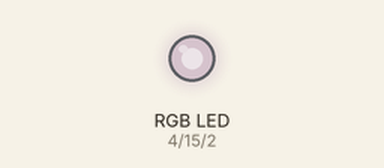
A sketch run on a simulated ESP32. Shown: an RGB LED mixed from three pins (HIGH = lit). Dim RGB values are drawn brighter than linear; what the sketch prints to the serial monitor is not drawn.

Above: at 0.05 s.
Timing chart, 0 to 12.0 s (numbered marks = the images above):
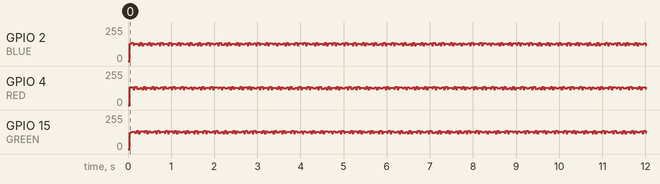

The sketch:

vtaskpriprity.ino
```cpp
#define GREEN  15
#define RED    4
#define BLUE   2


TaskHandle_t green_Handle,red_Handle,blue_Handle;

void setup() {
  Serial.begin(112500);
  xTaskCreate(greenLedController,"GREEN LED TASK",1000,NULL,1,&green_Handle);
  xTaskCreate(redLedController,"RED LED TASK",1000,NULL,1,&red_Handle);
  xTaskCreate(blueLedController,"BLUE LED TASK",1000,NULL,1,&blue_Handle);


}

void greenLedController(void *pvParameters)
{
  pinMode(GREEN,OUTPUT);
   while(1)
   {
    digitalWrite(GREEN,digitalRead(GREEN)^1);
    Serial.print("GREEN LED TASK\n");
     vTaskPrioritySet(blue_Handle,3);
    //delay(50);
   }

}

void redLedController(void *pvParameters)
{
  pinMode(RED,OUTPUT);
   while(1)
   {
    digitalWrite(RED,digitalRead(RED)^1);
     Serial.print("RED LED TASK\n");
    //delay(50);
   }

}

void blueLedController(void *pvParameters)
{
  pinMode(BLUE,OUTPUT);
   while(1)
   {
    digitalWrite(BLUE,digitalRead(BLUE)^1);
    Serial.print("BLUE LED TASK\n");
     //delay(50);
   }

}
void loop() {}
```

Measured:
- by itself, GPIO 2 (BLUE), GPIO 4 (RED), GPIO 15 (GREEN): moves between 118/255 and 137/255, repeating every 9.2 s
